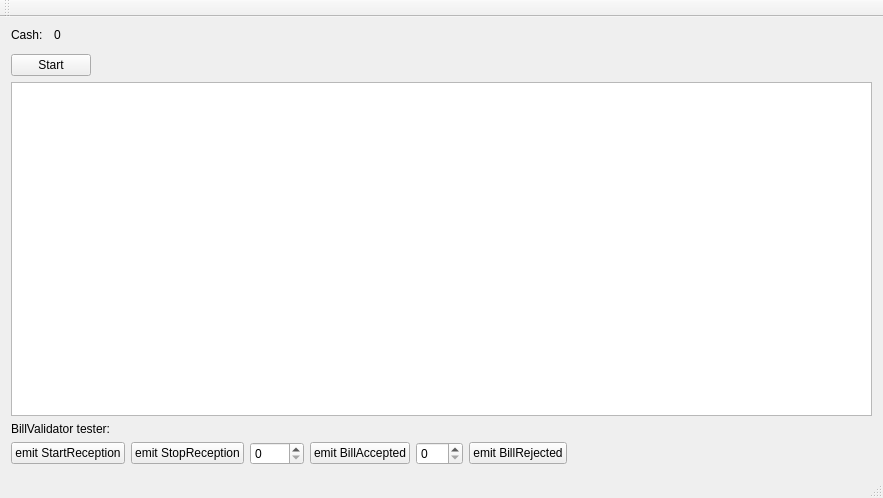
<?xml version="1.0" encoding="UTF-8"?>
<ui version="4.0">
 <class>MainWindow</class>
 <widget class="QMainWindow" name="MainWindow">
  <property name="geometry">
   <rect>
    <x>0</x>
    <y>0</y>
    <width>883</width>
    <height>498</height>
   </rect>
  </property>
  <property name="windowTitle">
   <string>CashCodeBillValidator</string>
  </property>
  <widget class="QWidget" name="centralWidget">
   <layout class="QGridLayout" name="gridLayout">
    <item row="0" column="0">
     <widget class="QLabel" name="labelCashTitle">
      <property name="text">
       <string>Cash:</string>
      </property>
     </widget>
    </item>
    <item row="0" column="1">
     <widget class="QLabel" name="labelCashAmount">
      <property name="text">
       <string>0</string>
      </property>
     </widget>
    </item>
    <item row="0" column="2" rowspan="2" colspan="2">
     <spacer name="horizontalSpacer_2">
      <property name="orientation">
       <enum>Qt::Horizontal</enum>
      </property>
      <property name="sizeHint" stdset="0">
       <size>
        <width>776</width>
        <height>20</height>
       </size>
      </property>
     </spacer>
    </item>
    <item row="1" column="3" rowspan="2">
     <spacer name="horizontalSpacer_3">
      <property name="orientation">
       <enum>Qt::Horizontal</enum>
      </property>
      <property name="sizeHint" stdset="0">
       <size>
        <width>770</width>
        <height>20</height>
       </size>
      </property>
     </spacer>
    </item>
    <item row="2" column="0" colspan="2">
     <widget class="QPushButton" name="pushButtonRunStop">
      <property name="text">
       <string>Start</string>
      </property>
     </widget>
    </item>
    <item row="3" column="0" colspan="4">
     <widget class="QPlainTextEdit" name="plainTextEditLogs"/>
    </item>
    <item row="4" column="0" colspan="4">
     <widget class="QLabel" name="label">
      <property name="text">
       <string>BillValidator tester:</string>
      </property>
     </widget>
    </item>
    <item row="5" column="0" colspan="4">
     <layout class="QHBoxLayout" name="horizontalLayout">
      <item>
       <widget class="QPushButton" name="pbtnStartReception">
        <property name="text">
         <string>emit StartReception</string>
        </property>
       </widget>
      </item>
      <item>
       <widget class="QPushButton" name="pbtnStopReception">
        <property name="text">
         <string>emit StopReception</string>
        </property>
       </widget>
      </item>
      <item>
       <widget class="QSpinBox" name="spinBoxBillAccepted">
        <property name="maximum">
         <number>1000</number>
        </property>
       </widget>
      </item>
      <item>
       <widget class="QPushButton" name="pbtnBillAccepted">
        <property name="text">
         <string>emit BillAccepted</string>
        </property>
       </widget>
      </item>
      <item>
       <widget class="QSpinBox" name="spinBoxBillRejected">
        <property name="maximum">
         <number>100</number>
        </property>
       </widget>
      </item>
      <item>
       <widget class="QPushButton" name="pbtnBillRejected">
        <property name="text">
         <string>emit BillRejected</string>
        </property>
       </widget>
      </item>
      <item>
       <spacer name="horizontalSpacer">
        <property name="orientation">
         <enum>Qt::Horizontal</enum>
        </property>
        <property name="sizeHint" stdset="0">
         <size>
          <width>40</width>
          <height>20</height>
         </size>
        </property>
       </spacer>
      </item>
     </layout>
    </item>
   </layout>
  </widget>
  <widget class="QMenuBar" name="menuBar">
   <property name="geometry">
    <rect>
     <x>0</x>
     <y>0</y>
     <width>883</width>
     <height>22</height>
    </rect>
   </property>
  </widget>
  <widget class="QToolBar" name="mainToolBar">
   <attribute name="toolBarArea">
    <enum>TopToolBarArea</enum>
   </attribute>
   <attribute name="toolBarBreak">
    <bool>false</bool>
   </attribute>
  </widget>
  <widget class="QStatusBar" name="statusBar"/>
 </widget>
 <layoutdefault spacing="6" margin="11"/>
 <resources/>
 <connections/>
</ui>
